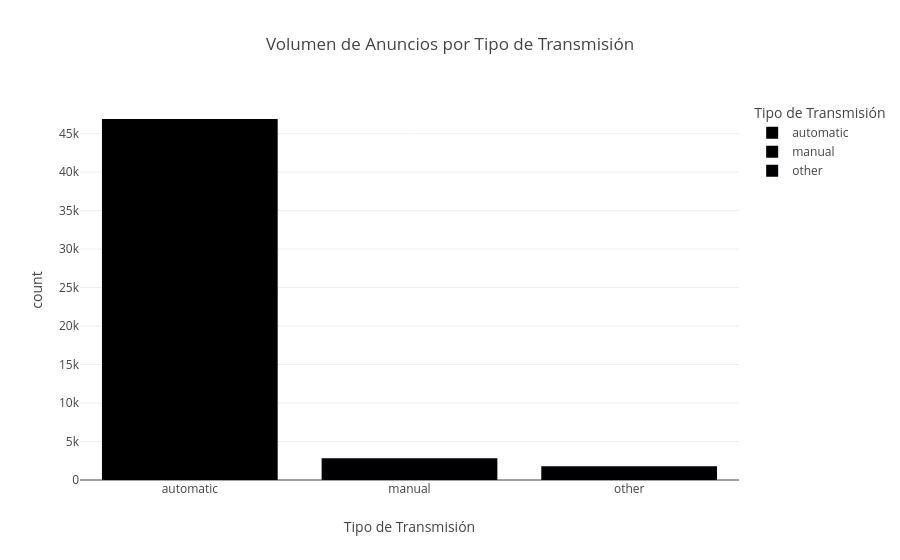

This figure's notebook cell:
### Code cell
# Conocer qué tipo de cajas de cambios predominan en la oferta de EE.UU.
fig_trans = px.histogram(df, x="transmission", 
                         title="Volumen de Anuncios por Tipo de Transmisión",
                         labels={"transmission": "Tipo de Transmisión"},
                         color="transmission")
fig_trans.show()

### Figure 1 — Plotly figure (JSON) as saved in the notebook; plotly's stock layout.template omitted (floating-point values rounded to 4 significant figures; data arrays with more than 128 entries replaced by an {"elided": "..."} marker saying what was removed)
{"data": [{"bingroup": "x", "hovertemplate": "Tipo de Transmisión=%{x}<br>count=%{y}<extra></extra>", "legendgroup": "automatic", "marker": {"color": "#000001", "pattern": {"shape": ""}}, "name": "automatic", "orientation": "v", "showlegend": true, "type": "histogram", "x": {"elided": "46902 str values"}, "xaxis": "x", "yaxis": "y"}, {"bingroup": "x", "hovertemplate": "Tipo de Transmisión=%{x}<br>count=%{y}<extra></extra>", "legendgroup": "manual", "marker": {"color": "#000002", "pattern": {"shape": ""}}, "name": "manual", "orientation": "v", "showlegend": true, "type": "histogram", "x": {"elided": "2829 str values"}, "xaxis": "x", "yaxis": "y"}, {"bingroup": "x", "hovertemplate": "Tipo de Transmisión=%{x}<br>count=%{y}<extra></extra>", "legendgroup": "other", "marker": {"color": "#000003", "pattern": {"shape": ""}}, "name": "other", "orientation": "v", "showlegend": true, "type": "histogram", "x": {"elided": "1794 str values"}, "xaxis": "x", "yaxis": "y"}], "layout": {"barmode": "relative", "legend": {"title": {"text": "Tipo de Transmisión"}, "tracegroupgap": 0}, "title": {"text": "Volumen de Anuncios por Tipo de Transmisión"}, "xaxis": {"anchor": "y", "categoryarray": ["automatic", "manual", "other"], "categoryorder": "array", "domain": [0, 1], "title": {"text": "Tipo de Transmisión"}}, "yaxis": {"anchor": "x", "domain": [0, 1], "title": {"text": "count"}}}}
